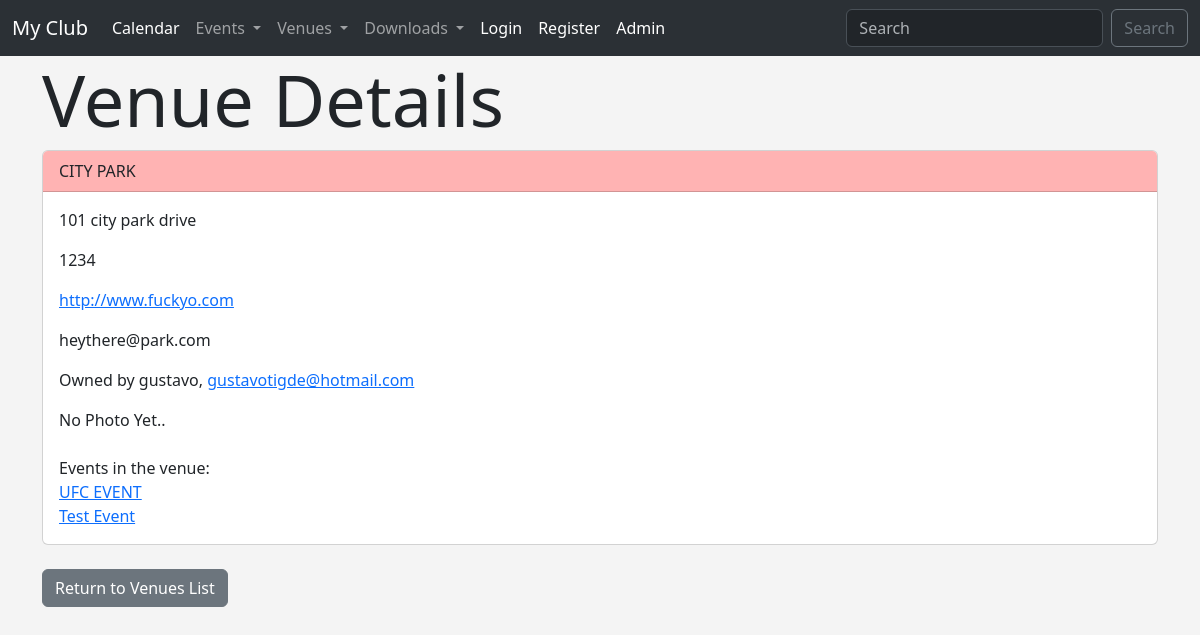
Screenshot of /venues/1 with the database file from the repository.
### events/models.py (models this page shows, shortened)
class Venue(models.Model):
    name = models.CharField('Venue Name', max_length=120)
    address = models.CharField('Address', max_length=200)
    zip_code = models.CharField('Zip Code', max_length=10)
    phone = models.CharField('Phone', max_length=13, blank=True)
    website = models.URLField('Website', blank=True)
    email = models.EmailField('Email Address', blank=True)
    owner = models.IntegerField('Venue Owner', blank=False, default=1)
    image = models.ImageField('Image', null=True, blank=True, upload_to="images/")

class Event(models.Model):
    name = models.CharField('Event Name', max_length=120)
    event_date = models.DateTimeField('Event Date')
    venue = models.ForeignKey(Venue, blank=True, null=True, on_delete=models.CASCADE)
    manager = models.ForeignKey(User, blank=True, null=True, on_delete=models.SET_NULL)
    description = models.TextField(blank=True)
    attendees = models.ManyToManyField(ClubUser, blank=True)
    approved = models.BooleanField('Approved', default=False)
    def __str__(self):
        return self.name

### events/views.py (the view)
# urls.py: path('venues/<str:venue_id>', views.venue_details, name='venue_details'),
def venue_details(request, venue_id):
    venue = Venue.objects.get(pk=venue_id)
    owner = User.objects.get(pk=venue.owner)
    events = venue.event_set.all()
    return render(request, 'venue_details.html', {"venue": venue, "owner": owner, "events": events})

### events/templates/venue_details.html
{%extends 'base.html'%}
{%block content%}
        <h1 class="display-2">Venue Details</h1>
        <div class="card">
            <div class="card-header" style="background-color: #ffb3b3; font-weight: lighter;">
                <strong>{{venue.name}}</strong>
            </div>
            <div class="card-body">
            <p class="card-text">{{venue.address}}</p>
            <p class="card-text">{{venue.zip_code}}</p>
            <p class="card-text"><a href={{venue.website}}>{{venue.website}}</a></p>
            <p class="card-text">{{venue.email}}</p>
            <p class="card-text">Owned by {{owner}}, <a href="">{{owner.email}}</a></p>
            {%if venue.image%}
            <img src="{{venue.image.url}}" width=420/>
            {%else%}
                No Photo Yet..
            {%endif%}
            <br><br>
            {%if events%}
                Events in the venue: <br>
                {%for event in events%}
                <a href="{%url 'venue_event' venue.id%}">{{event}}</a>
                <br>
                {%endfor%}
            {%else%}
                No events for this venue
            {%endif%}
            </div>
        </div>
        <br>
    <button class="btn btn-secondary" onclick="location.href = '/venues';">Return to Venues List</button>
{%endblock content%}

### events/templates/base.html (style rules this page uses)
body { background: #f4f4f4; }

### rows the page displays
Venue: name "CITY PARK", address "101 city park drive", zip_code "1234", website "http://www.fuckyo.com", email "heythere@park.com"
Event: name "UFC EVENT"
Event: name "Test Event"

### other values shown
{{ owner }} "gustavo"
{{ owner.email }} "gustavotigde@hotmail.com"
